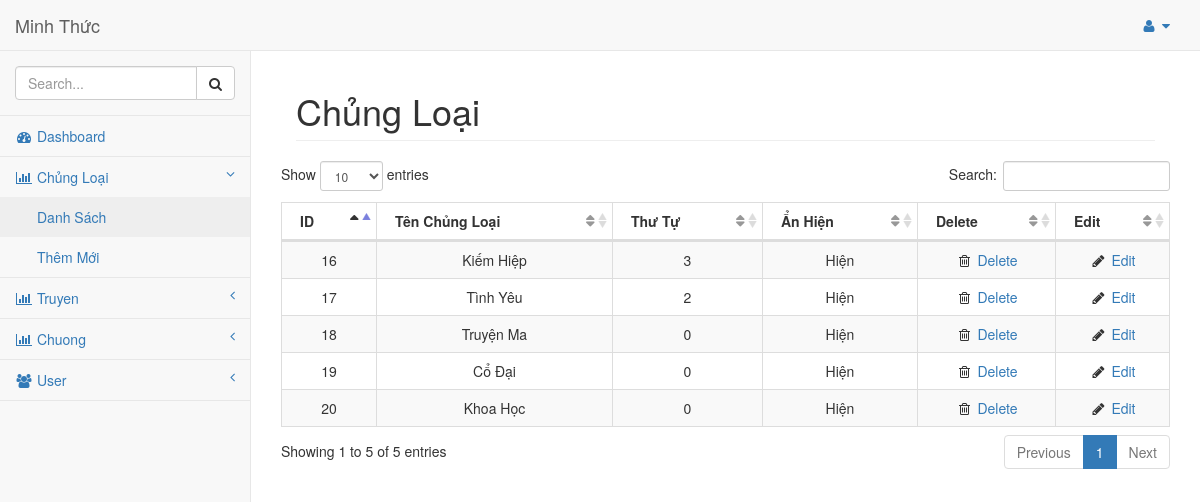
Screenshot of /admin/index.php?key=dschungloai with the database file from the repository.
### tables this page shows
CREATE TABLE `nncms_chungloai` (
  `idCL` int(255) NOT NULL,
  `TenCL` varchar(255) NOT NULL,
  `ThuTu` int(4) NOT NULL,
  `AnHien` tinyint(4) NOT NULL
);

### admin/noidung/chungloai/listchungloai.php (the view)
<div class="row">
    <div class="col-lg-12">
        <h1 class="page-header">Chủng Loại
        </h1>
    </div>
    <table class="table table-striped table-bordered table-hover" id="dataTables-example">
        <thead>
            <tr align="center">
                <th>ID</th>
                <th>Tên Chủng Loại</th>
                <th>Thư Tự</th>
                <th>Ẩn Hiện</th>
                <th>Delete</th>
                <th>Edit</th>
            </tr>
        </thead>
        <tbody>
        <?php
            $kqcl= mysqli_query($con, " select * from nncms_chungloai order by idCL");
            while($dcl= mysqli_fetch_array($kqcl)) {
        ?>
            <tr class="odd gradeX" align="center">
                <td><?php echo $dcl['idCL']; ?></td>
                <td><?php echo $dcl['TenCL']; ?></td>
                <td><?php echo $dcl['ThuTu']; ?></td>
                <td><?php if($dcl['AnHien'] == 1) echo "Hiện"; else echo "Ẩn"; ?></td>
                <td class="center"><i class="fa fa-trash-o  fa-fw"></i><a onclick="return confirm('Bạn có chắc muốn xóa chủng Loại <?php echo $dcl['TenCL']; ?> này không ?');" href="process.php?idCL=<?php echo $dcl['idCL'];?>"> Delete</a></td>
                <td class="center"><i class="fa fa-pencil fa-fw"></i> <a href="index.php?key=suachungloai&idCL=<?php echo $dcl['idCL'];?>">Edit</a></td>
            </tr>
        <?php } ?>
        </tbody>
    </table>
</div>

### admin/index.php (shortened to what this page needs)
<!DOCTYPE html>
<html lang="en">
<head>
    <link href="bower_components/bootstrap/dist/css/bootstrap.min.css" rel="stylesheet">
    <link href="bower_components/metisMenu/dist/metisMenu.min.css" rel="stylesheet">
    <link href="dist/css/sb-admin-2.css" rel="stylesheet">
    <link href="bower_components/font-awesome/css/font-awesome.min.css" rel="stylesheet" type="text/css">
    <link href="bower_components/datatables-plugins/integration/bootstrap/3/dataTables.bootstrap.css" rel="stylesheet">
    <link href="bower_components/datatables-responsive/css/dataTables.responsive.css" rel="stylesheet">
</head>
<body>
<?php include("../connect.php"); ?>
    <div id="wrapper">
        <nav class="navbar navbar-default navbar-static-top" role="navigation" style="margin-bottom: 0">
            <div class="navbar-header">
                <a class="navbar-brand" href="index.html">Minh Thức</a>
            </div>
            <ul class="nav navbar-top-links navbar-right">
                <li class="dropdown">
                    <a class="dropdown-toggle" data-toggle="dropdown" href="#">
                        <i class="fa fa-user fa-fw"></i>  <i class="fa fa-caret-down"></i>
                    </a>
                </li>
            </ul>
            <div class="navbar-default sidebar" role="navigation">
                <div class="sidebar-nav navbar-collapse">
                    <ul class="nav" id="side-menu">
                        <li class="sidebar-search">
                            <div class="input-group custom-search-form">
                                <input type="text" class="form-control" placeholder="Search...">
                                <span class="input-group-btn">
                                    <button class="btn btn-default" type="button">
                                        <i class="fa fa-search"></i>
                                    </button>
                                </span>
                            </div>
                        </li>
                        <li>
                            <a href="index.php"><i class="fa fa-dashboard fa-fw"></i> Dashboard</a>
                        </li>
                        <li>
                            <a href="#"><i class="fa fa-bar-chart-o fa-fw"></i> Chủng Loại<span class="fa arrow"></span></a>
                            <ul class="nav nav-second-level">
                                <li>
                                    <a href="index.php?key=dschungloai">Danh Sách</a>
                                </li>
                                <li>
                                    <a href="index.php?key=themchungloai">Thêm Mới</a>
                                </li>
                            </ul>
                        </li>
                        <li>
                            <a href="#"><i class="fa fa-bar-chart-o fa-fw"></i> Truyen<span class="fa arrow"></span></a>
                        </li>
                        <li>
                            <a href="#"><i class="fa fa-bar-chart-o fa-fw"></i> Chuong<span class="fa arrow"></span></a>
                        </li>
                        <li>
                            <a href="#"><i class="fa fa-users fa-fw"></i> User<span class="fa arrow"></span></a>
                        </li>
                    </ul>
                </div>
            </div>
        </nav>
        <div id="page-wrapper">
            <div class="container-fluid">
            <?php
			if(!isset($_GET["key"]))
					{
						include('noidung/trangchu.php') ;
					}
					else
						{
						switch($_GET["key"])
						    {
								case "dschungloai":
								include('noidung/chungloai/listchungloai.php');
								break;
							}
						}
				?>
            </div>
        </div>
    </div>
</body>
</html>

### rows the page displays
nncms_chungloai: idCL "16", TenCL "Kiếm Hiệp", ThuTu "3", AnHien "Hiện"
nncms_chungloai: idCL "17", TenCL "Tình Yêu", ThuTu "2", AnHien "Hiện"
nncms_chungloai: idCL "18", TenCL "Truyện Ma", ThuTu "0", AnHien "Hiện"
nncms_chungloai: idCL "19", TenCL "Cổ Đại", ThuTu "0", AnHien "Hiện"
nncms_chungloai: idCL "20", TenCL "Khoa Học", ThuTu "0", AnHien "Hiện"
